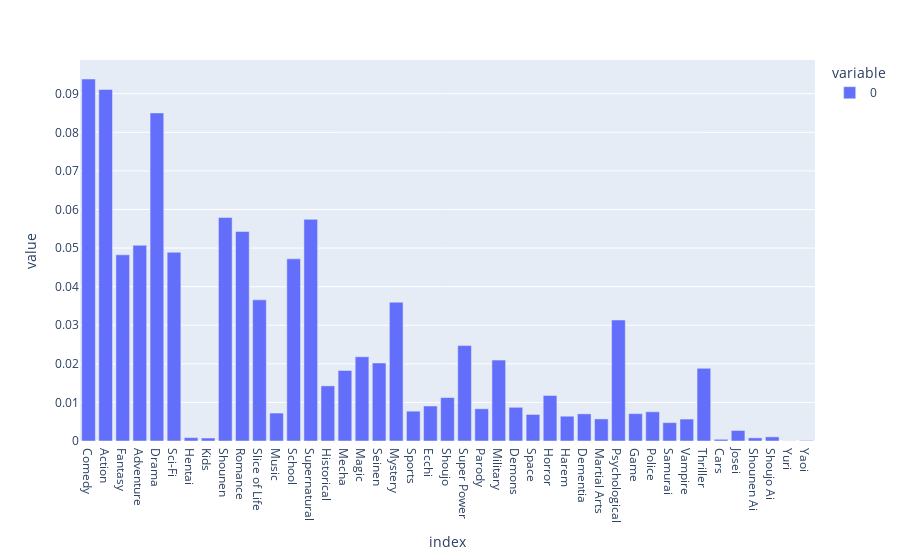

This figure's notebook cell:
### Code cell
px.bar(user_genre_sum_percent)

### Figure 1 — Plotly figure (JSON) as saved in the notebook; plotly's stock layout.template omitted (floating-point values rounded to 4 significant figures)
{"data": [{"alignmentgroup": "True", "hovertemplate": "variable=0<br>index=%{x}<br>value=%{y}<extra></extra>", "legendgroup": "0", "marker": {"color": "#636efa", "pattern": {"shape": ""}}, "name": "0", "offsetgroup": "0", "orientation": "v", "showlegend": true, "textposition": "auto", "type": "bar", "x": ["Comedy", "Action", "Fantasy", "Adventure", "Drama", "Sci-Fi", "Hentai", "Kids", "Shounen", "Romance", "Slice of Life", "Music", "School", "Supernatural", "Historical", "Mecha", "Magic", "Seinen", "Mystery", "Sports", "Ecchi", "Shoujo", "Super Power", "Parody", "Military", "Demons", "Space", "Horror", "Harem", "Dementia", "Martial Arts", "Psychological", "Game", "Police", "Samurai", "Vampire", "Thriller", "Cars", "Josei", "Shounen Ai", "Shoujo Ai", "Yuri", "Yaoi"], "xaxis": "x", "y": [0.0938, 0.0911, 0.04826, 0.05072, 0.08503, 0.04891, 0.0008775, 0.0007767, 0.0579, 0.05431, 0.03658, 0.007242, 0.04721, 0.05744, 0.01429, 0.01829, 0.02184, 0.02022, 0.03598, 0.007732, 0.009067, 0.01126, 0.02473, 0.008352, 0.02097, 0.008733, 0.006884, 0.0118, 0.006425, 0.007038, 0.005721, 0.03136, 0.007088, 0.007576, 0.004757, 0.005684, 0.01882, 0.0004397, 0.002723, 0.0008189, 0.001076, 4.512e-05, 0.0001421], "yaxis": "y"}], "layout": {"barmode": "relative", "legend": {"title": {"text": "variable"}, "tracegroupgap": 0}, "margin": {"t": 60}, "xaxis": {"anchor": "y", "domain": [0, 1], "title": {"text": "index"}}, "yaxis": {"anchor": "x", "domain": [0, 1], "title": {"text": "value"}}}}
